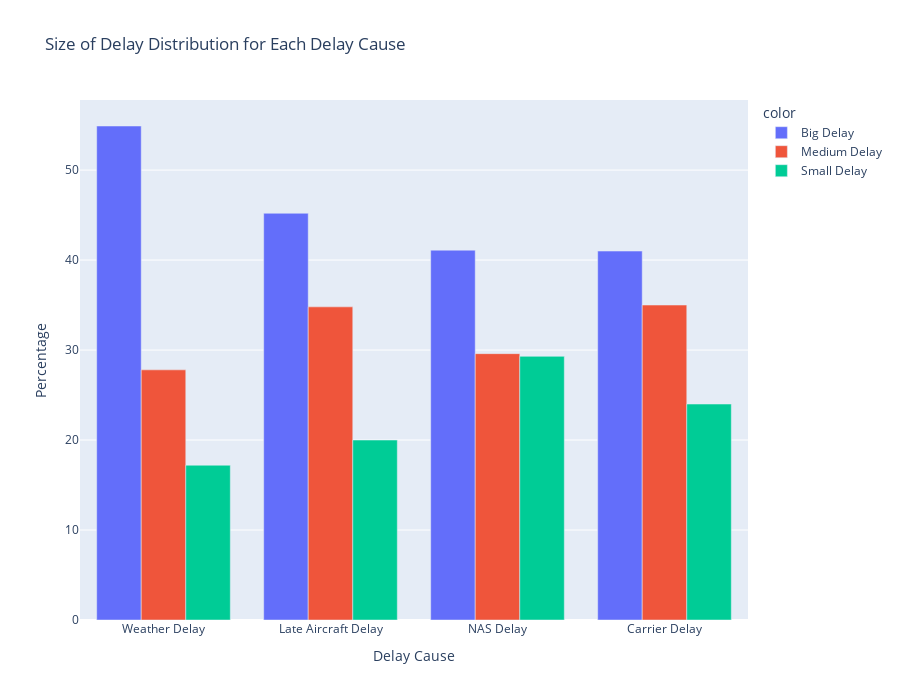

The cell this chart's notebook holds for it:
### Code cell
delay_size_dist = { 'Delay Cause': ['Carrier Delay', 'Weather Delay', 'NAS Delay', 'Late Aircraft Delay'], \
                    'pct_big_delay': [carrier_size.BIG_CARRIER_DELAY, weather_size.BIG_WEATHER_DELAY, \
                                        nas_size.BIG_NAS_DELAY, lateaircraft_size.BIG_LATE_AIRCRAFT_DELAY], \
                    'pct_med_delay': [carrier_size.MEDIUM_CARRIER_DELAY, weather_size.MEDIUM_WEATHER_DELAY, \
                                        nas_size.MEDIUM_NAS_DELAY, lateaircraft_size.MEDIUM_LATE_AIRCRAFT_DELAY], \
                    'pct_small_delay': [carrier_size.SMALL_CARRIER_DELAY, weather_size.SMALL_WEATHER_DELAY, \
                                        nas_size.SMALL_NAS_DELAY, lateaircraft_size.SMALL_LATE_AIRCRAFT_DELAY] }
                    
delay_size_dist_df = pd.DataFrame(delay_size_dist)
delay_size_dist_df.pct_big_delay = round(delay_size_dist_df.pct_big_delay, 3)*100
delay_size_dist_df.pct_med_delay = round(delay_size_dist_df.pct_med_delay, 3)*100
delay_size_dist_df.pct_small_delay = round(delay_size_dist_df.pct_small_delay, 3)*100


delay_size_dist_df = pd.melt(delay_size_dist_df, 
                    id_vars='Delay Cause', 
                    value_vars=list(delay_size_dist_df.columns[1:]), # list of days of the week
                    var_name='Size Delay', 
                    value_name='Percentage')

# plot

fig = px.bar(delay_size_dist_df, x="Delay Cause", 
            color=delay_size_dist_df["Size Delay"].map({"pct_big_delay":"Big Delay","pct_med_delay":"Medium Delay","pct_small_delay":"Small Delay"}),
            y='Percentage',
            title="Size of Delay Distribution for Each Delay Cause",
            barmode='group',
            height=700,
            category_orders={'Delay Cause': delay_size_dist_df[delay_size_dist_df['Size Delay']=='pct_big_delay'] \
                .sort_values(by='Percentage', ascending=False)["Delay Cause"]}
            )

fig.show()

### Figure 1 — Plotly figure (JSON) as saved in the notebook; plotly's stock layout.template omitted (floating-point values rounded to 4 significant figures)
{"data": [{"alignmentgroup": "True", "hovertemplate": "color=Big Delay<br>Delay Cause=%{x}<br>Percentage=%{y}<extra></extra>", "legendgroup": "Big Delay", "marker": {"color": "#636efa", "pattern": {"shape": ""}}, "name": "Big Delay", "offsetgroup": "Big Delay", "orientation": "v", "showlegend": true, "textposition": "auto", "type": "bar", "x": ["Carrier Delay", "Weather Delay", "NAS Delay", "Late Aircraft Delay"], "xaxis": "x", "y": [41, 54.9, 41.1, 45.2], "yaxis": "y"}, {"alignmentgroup": "True", "hovertemplate": "color=Medium Delay<br>Delay Cause=%{x}<br>Percentage=%{y}<extra></extra>", "legendgroup": "Medium Delay", "marker": {"color": "#EF553B", "pattern": {"shape": ""}}, "name": "Medium Delay", "offsetgroup": "Medium Delay", "orientation": "v", "showlegend": true, "textposition": "auto", "type": "bar", "x": ["Carrier Delay", "Weather Delay", "NAS Delay", "Late Aircraft Delay"], "xaxis": "x", "y": [35, 27.8, 29.6, 34.8], "yaxis": "y"}, {"alignmentgroup": "True", "hovertemplate": "color=Small Delay<br>Delay Cause=%{x}<br>Percentage=%{y}<extra></extra>", "legendgroup": "Small Delay", "marker": {"color": "#00cc96", "pattern": {"shape": ""}}, "name": "Small Delay", "offsetgroup": "Small Delay", "orientation": "v", "showlegend": true, "textposition": "auto", "type": "bar", "x": ["Carrier Delay", "Weather Delay", "NAS Delay", "Late Aircraft Delay"], "xaxis": "x", "y": [24, 17.2, 29.3, 20], "yaxis": "y"}], "layout": {"barmode": "group", "height": 700, "legend": {"title": {"text": "color"}, "tracegroupgap": 0}, "title": {"text": "Size of Delay Distribution for Each Delay Cause"}, "xaxis": {"anchor": "y", "categoryarray": ["Weather Delay", "Late Aircraft Delay", "NAS Delay", "Carrier Delay"], "categoryorder": "array", "domain": [0, 1], "title": {"text": "Delay Cause"}}, "yaxis": {"anchor": "x", "domain": [0, 1], "title": {"text": "Percentage"}}}}
